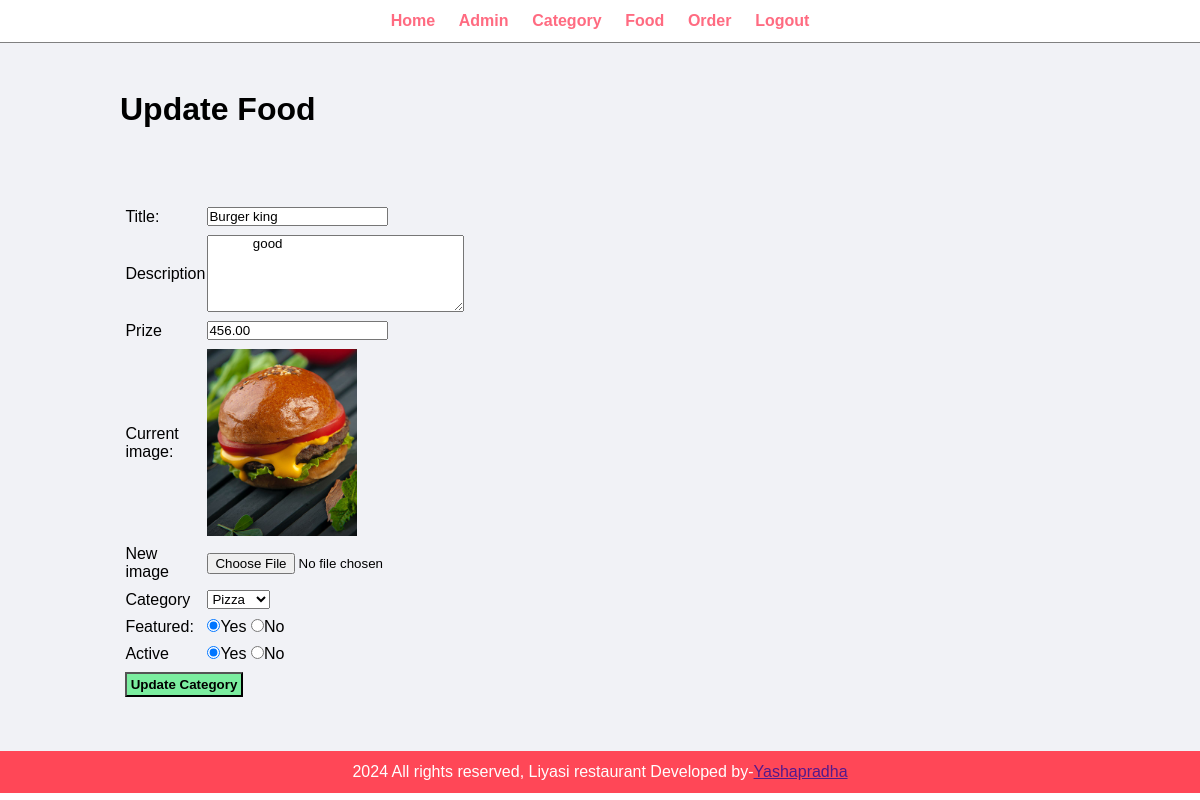
The app's page /food-order/admin/update-food.php?id=13 (signed in) with its own data.
### tables this page shows
CREATE TABLE `tbl_food` (
  `id` int(10) UNSIGNED NOT NULL,
  `title` varchar(100) NOT NULL,
  `description` text NOT NULL,
  `prize` decimal(10,2) NOT NULL,
  `img_name` varchar(255) NOT NULL,
  `category_id` int(10) UNSIGNED NOT NULL,
  `featured` varchar(10) NOT NULL,
  `active` varchar(10) NOT NULL
);

### food-order/admin/update-food.php (the view, shortened to what this page needs)
<?php include('partials/menu.php'); ?>
<div class="main-content">
  <div class="wrapper">
    <h1> Update Food<h1>
    <?php
      if(isset($_GET['id']))
      {
        $id=$_GET['id'];
        $sql2 = "SELECT * FROM tbl_food WHERE id=$id";
        $res2=mysqli_query($conn,$sql2);
        $count=mysqli_num_rows($res2);
        if($count==1)
        {
          $row2=mysqli_fetch_assoc($res2);
          $title=$row2['title'];
          $description=$row2['description'];
          $prize=$row2['prize'];
          $current_image=$row2['img_name'];
          $featured=$row2['featured'];
          $active=$row2['active'];
        }
        else
        {
          header('location:'.SITEURL.'admin/manage-food.php');
        }
      }
      else
      {
        header('location:'.SITEURL.'admin/manage-category.php');
      }
    ?>
    <form action="" method="POST" enctype="multipart/form-data">
      <table class="tbl-30">
        <tr>
          <td>Title:</td>
          <td>
            <input type="text" name="title" value="<?php echo $title; ?>">
          </td>
        </tr>
        <tr>
          <td>Description</td>
          <td>
            <textarea name="description" cols="30" rows="5"><?php echo $description; ?></textarea>
          </td>
        </tr>
        <tr>
          <td>Prize</td>
          <td>
            <input type="number" name="prize" value="<?php echo $prize; ?>">
          </td>
        </tr>
        <tr>
          <td>Current image:</td>
          <td>
            <?php
              if($current_image!="")
              {
                ?>
                <img src="<?php echo SITEURL; ?>images/food/<?php echo $current_image; ?>" width="150px">
                <?php
              }
              else{
                echo "<div class='error'>Image not added</div>";
              }
            ?>
          </td>
        </tr>
        <tr>
          <td>New image</td>
          <td>
            <input type="file" name="image">
          </td>
        </tr>
        <tr>
          <td>Category</td>
          <td>
            <select name="category">
              <?php
                $sql="SELECT * FROM tbl_category WHERE active='yes'";
                $res=mysqli_query($conn,$sql);
                $count=mysqli_num_rows($res);
                if($count>0)
                {
                  while($row=mysqli_fetch_assoc($res))
                  {
                    $category_title = $row['title'];
                    $category_id=$row['id'];
                    ?>
                    <option value="<?php echo $category_id; ?> "><?php echo $category_title; ?></option>
                    <?php
                  }
                }
                else
                {
                  echo "<option value='0'>Category not available</option>";
                }
              ?>
               </select>
          </td>
        </tr>
        <tr>
          <td>Featured:</td>
          <td>
            <input <?php if($featured=="yes"){echo "checked";} ?> type="radio" name="featured" value="yes">Yes
            <input <?php if($featured=="no"){echo "checked";} ?> type="radio" name="featured" value="no">No
          </td>
        </tr>
        <tr>
          <td>Active</td>
          <td>
            <input <?php if($active=="yes"){echo "checked";} ?> type="radio" name="active" value="yes">Yes
            <input <?php if($active=="no"){echo "checked";} ?> type="radio" name="active" value="no">No
          </td>
        </tr>
        <tr>
           <td colspan="2">
            <input type="submit" name="submit" value="Update Category" class="btn-secondary">
          </td>
        </tr>
      </table>
    </form>
  </div>
</div>
<?php include('partials/footer.php'); ?>

### food-order/css/admin.css (style rules this page uses)
* { margin:0; padding:0; font-family:Arial, Helvetica, sans-serif; }
.wrapper { padding: 1%; width:80%; margin:0 auto; }
.tbl-30 { width: 30%; }
table tr td { padding: 1%; }
.btn-secondary { background-color:#7bed9f; padding: 1%; color: black; text-decoration: none; font-weight: bold; }
.main-content { padding:3% 0; background-color: #f1f2f6; }

### records on screen
tbl_food: title "Burger king", description "good", prize "456.00", img_name (picture), featured "☑", active "☑"

### other values on screen
form field category "Pizza"
